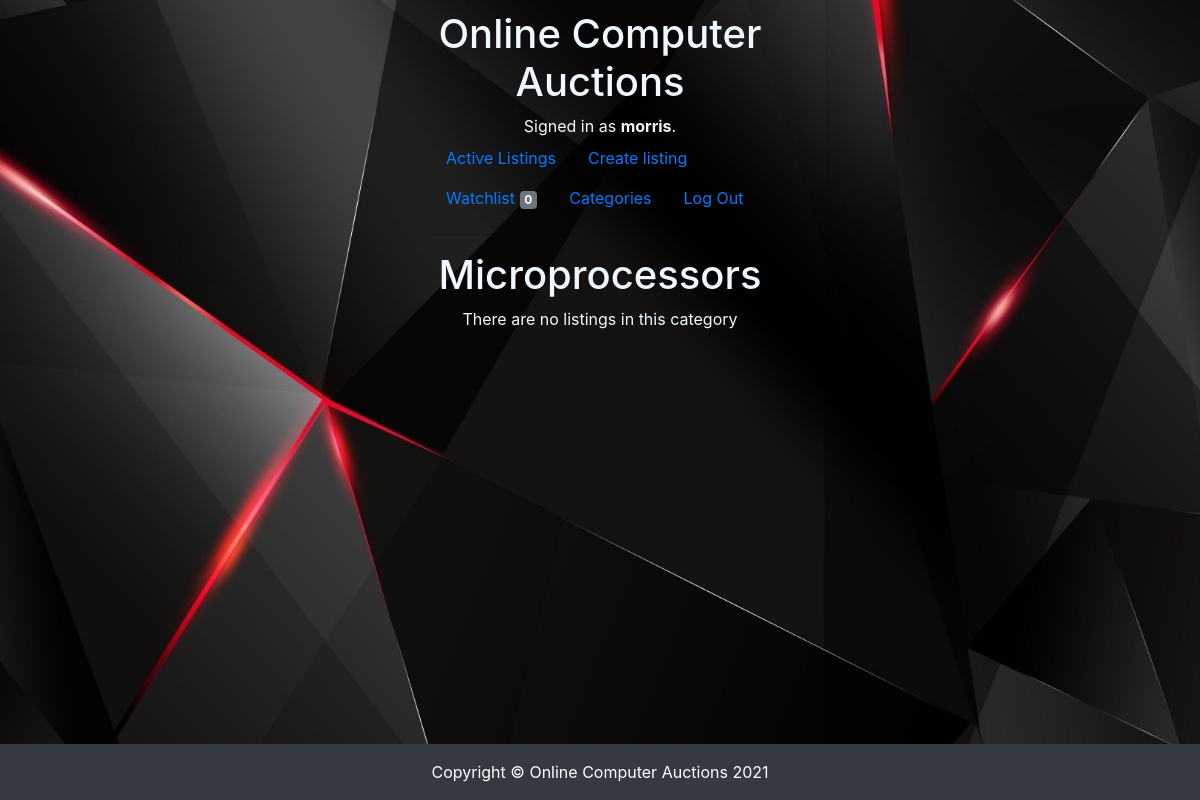
Page /categories/a (signed in) on the earlier database version.
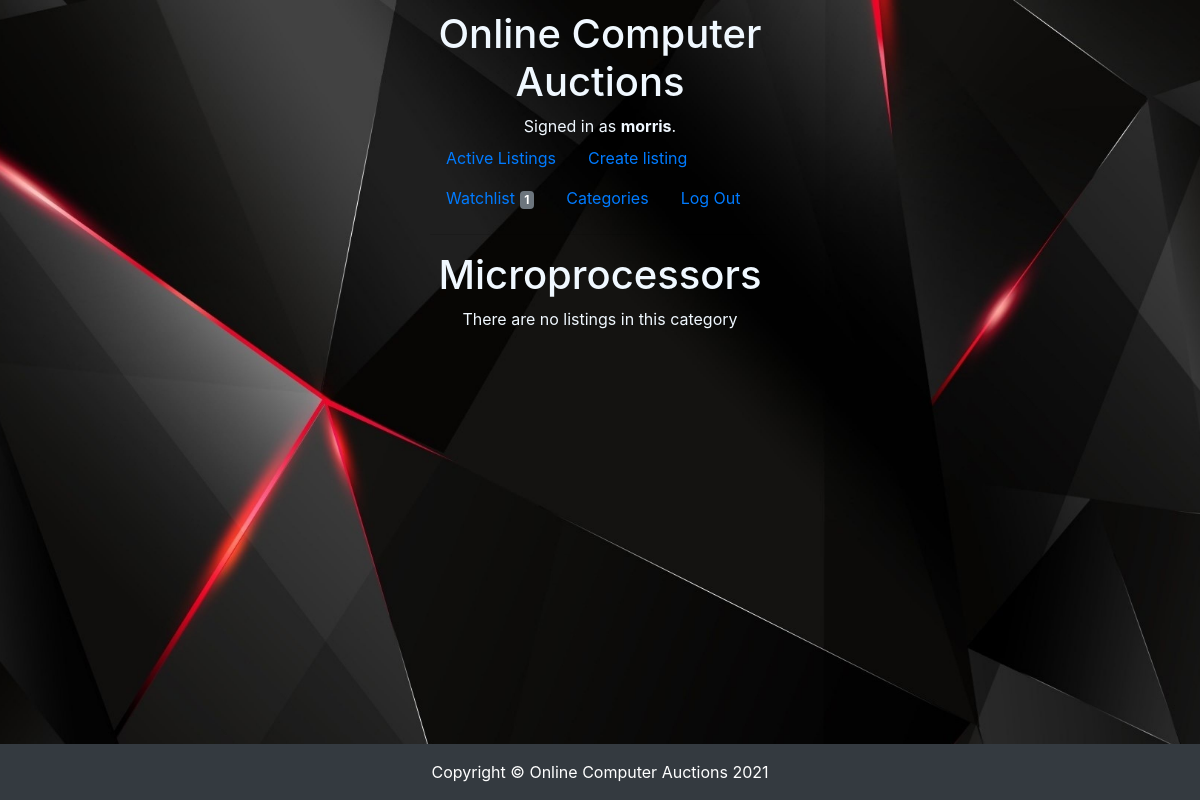
Same page on the later database version.
### auctions/models.py (models this page shows)
class User(AbstractUser):
    pass

### auctions/views.py (the view)
# urls.py: path("categories/<str:category>", views.show_category_listings, name="show"),
@login_required
def show_category_listings(request, category):
    listings = Listing.objects.filter(category__in = category[0])
    cat = dict(CATEGORIES)
    return render(request, 'auctions/category.html', {
        "listings": listings,
        "category": cat[category]
    })

### auctions/templates/auctions/category.html (shortened to what this page needs)
{% extends 'auctions/layout.html' %}
{% block body %}
  <h1>{{ category }}</h1>
  {% if  listings.count == 0 %}
    <p>There are no listings in this category</p>
  {% endif %}
{% endblock %}

### auctions/templates/auctions/layout.html (shortened to what this page needs)
{% load static %}
<!DOCTYPE html>
<html lang="en">
    <head>
        <link rel="stylesheet" href="https://stackpath.bootstrapcdn.com/bootstrap/4.4.1/css/bootstrap.min.css">
        <link href="{% static 'auctions/styles.css' %}" rel="stylesheet">
    </head>
    <body class="bg-img" style="background-image: url('{% static "auctions/images/top_background.jpg"%}');">
        <h1>Online Computer Auctions</h1>
        <div>
            {% if user.is_authenticated %}
                Signed in as <strong>{{ user.username }}</strong>.
            {% else %}
                Not signed in.
            {% endif %}
        </div>
        <ul class="nav">
            <li class="nav-item">
                <a class="nav-link" href="{% url 'index' %}">Active Listings</a>
            </li>
            {% if user.is_authenticated %}
                <li class="nav-item">
                    <a class="nav-link" href="{% url 'create' %}">Create listing</a>
                </li>
                <li class="nav-item">
                    <a class="nav-link" href="{% url 'watchlist' %}">Watchlist <span class="badge badge-secondary">{{ user.watchlist.count }}</span></a>
                </li>
                <li class="nav-item">
                    <a class="nav-link" href="{% url 'categories' %}">Categories</a>
                </li>
                <li class="nav-item">
                    <a class="nav-link" href="{% url 'logout' %}">Log Out</a>
                </li>
            {% endif %}
        </ul>
        <hr>
        {% block body %}
        {% endblock %}
        <footer class="py-3 bg-dark" >
            <div class="container"><p class="m-0 text-center text-white">Copyright &copy; Online Computer Auctions 2021</p></div>
        </footer>
    </body>
</html>

Differences in the rows shown:
changed User "morris": watchlist.count "0" → "1"
